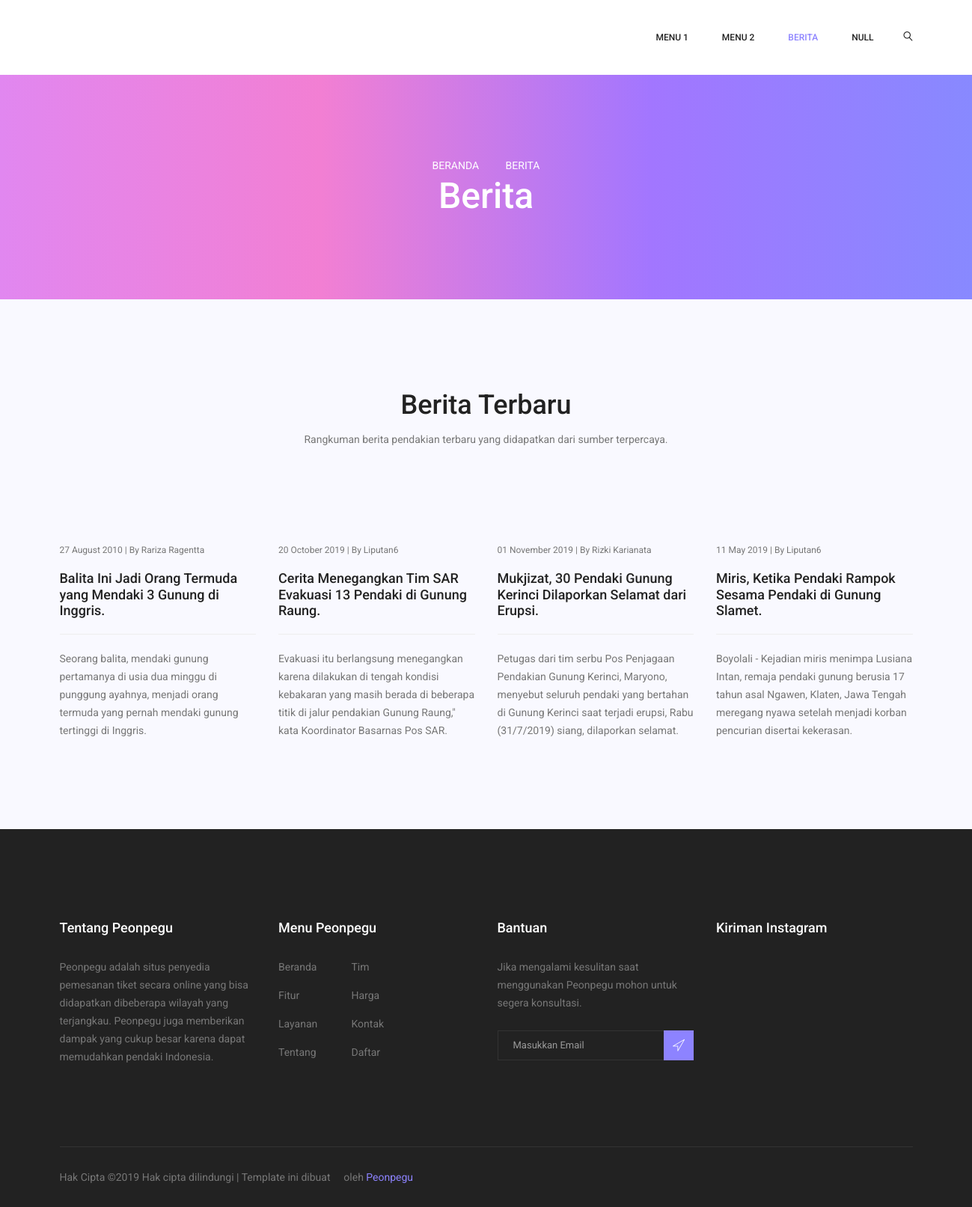
The page /User/berita.php on the database its author committed.
### tables this page shows
CREATE TABLE `berita` (
  `id_berita` int(11) NOT NULL,
  `id_penulis` int(11) NOT NULL DEFAULT 0,
  `penulis` varchar(250) DEFAULT NULL,
  `judul` varchar(250) DEFAULT NULL,
  `tanggal` date DEFAULT NULL,
  `ket_singkat` text DEFAULT NULL,
  `ket_singkat2` text DEFAULT NULL,
  `ket_lengkap` text DEFAULT NULL,
  `quotes` text DEFAULT NULL,
  `gambar` varchar(200) DEFAULT NULL
);

### User/berita.php (the view, shortened to what this page needs)
<?php
include '../koneksi.php';
$query2 = "SELECT * FROM berita ORDER BY id_berita ASC";
$exe2 = mysqli_query($conn,$query2);
?>
<!DOCTYPE html>
<html lang="en">
<head>
  <link rel="stylesheet" href="../css/bootstrap.css">
  <link rel="stylesheet" href="../vendors/linericon/style.css">
  <link rel="stylesheet" href="../css/font-awesome.min.css">
  <link rel="stylesheet" href="../vendors/owl-carousel/owl.carousel.min.css">
  <link rel="stylesheet" href="../vendors/lightbox/simpleLightbox.css">
  <link rel="stylesheet" href="../vendors/nice-select/css/nice-select.css">
  <link rel="stylesheet" href="../vendors/animate-css/animate.css">
  <link rel="stylesheet" href="../css/style.css">
  <link rel="stylesheet" href="../css/responsive.css">
</head>
<body>
  <header class="header_area">
    <div class="main_menu">
     <nav class="navbar navbar-expand-lg navbar-light">
       <div class="container box_1620">
      <div class="collapse navbar-collapse offset" id="navbarSupportedContent">
       <ul class="nav navbar-nav menu_nav ml-auto">
        <li class="nav-item submenu dropdown">
          <a  href="index.php" class="nav-link dropdown-toggle" data-toggle="dropdown" role="button" aria-haspopup="true" aria-expanded="false">Menu 1</a>
        </li>
        <li class="nav-item submenu dropdown">
          <a  href="index.php" class="nav-link dropdown-toggle" data-toggle="dropdown" role="button" aria-haspopup="true" aria-expanded="false">Menu 2</a>
        </li>
        <li class="nav-item active"><a class="nav-link" href="berita.php">Berita</a></li>
        <li class="nav-item submenu dropdown">
          <a class="nav-link dropdown-toggle" data-toggle="dropdown" role="button" aria-haspopup="true" aria-expanded="false" href="berita.php"><script type="text/javascript">document.write(tampil2)</script></a>
        </li>
      </ul>
      <ul class="nav navbar-nav navbar-right">
        <li class="nav-item"><a href="#" class="search"><i class="lnr lnr-magnifier"></i></a></li>
      </ul>
    </div>
  </div>
</nav>
</div>
</header>
<section class="banner_area">
  <div class="banner_inner d-flex align-items-center">
    <div class="container">
     <div class="banner_content text-center">
      <div class="page_link">
        <a href="index.php">Beranda</a>
        <a href="about-us.php">Berita</a>
      </div>
      <h2>Berita</h2>
    </div>
  </div>
</div>
</section>
<section class="latest_blog_area p_120">
 <div class="container">
  <div class="main_title">
   <h2>Berita Terbaru</h2>
   <p>Rangkuman berita pendakian terbaru yang didapatkan dari sumber terpercaya.</p>
 </div>
 <div class="row latest_blog_inner">
  <?php if(mysqli_num_rows($exe2)) { ?>
    <?php while($row2 = mysqli_fetch_array($exe2)) { ?>
      <div class="col-lg-3 col-md-6">
        <div class="l_blog_item">
         <div class="l_blog_img">
        </div>
        <div class="l_blog_text">
          <div class="date">
            <a href="#"><?php echo date('d F Y', strtotime($row2['tanggal']));?>  |  By <?php echo $row2['penulis'];?></a>
         </div>
         <a href="berita_detail.php?id_berita=<?php echo $row2['id_berita'];?>" onclick="location.href=this.href+'&id_user='+tampil;return false;"><h4><?php echo $row2['judul'];?></h4></a>
         <p><?php echo $row2['ket_singkat'];?></p>
       </div>
     </div>
   </div>
 <?php } ?>
<?php } ?>
</div>
</div>
</section>
<footer class="footer-area section_gap">
  <div class="container">
    <div class="row">
      <div class="col-lg-3  col-md-6 col-sm-6">
        <div class="single-footer-widget">
          <h6 class="footer_title">Tentang Peonpegu</h6>
          <p>Peonpegu adalah situs penyedia pemesanan tiket secara online yang bisa didapatkan dibeberapa wilayah yang terjangkau. Peonpegu juga memberikan dampak yang cukup besar karena dapat memudahkan pendaki Indonesia.</p>
        </div>
      </div>
      <div class="col-lg-3 col-md-6 col-sm-6">
        <div class="single-footer-widget">
          <h6 class="footer_title">Menu Peonpegu</h6>
          <div class="row">
            <div class="col-4">
              <ul class="list">
                <li><a href="#">Beranda</a></li>
                <li><a href="#">Fitur</a></li>
                <li><a href="#">Layanan</a></li>
                <li><a href="#">Tentang</a></li>
              </ul>
            </div>
            <div class="col-4">
              <ul class="list">
                <li><a href="#">Tim</a></li>
                <li><a href="#">Harga</a></li>
                <li><a href="#">Kontak</a></li>
                <li><a href="#">Daftar</a></li>
              </ul>
            </div>
          </div>
        </div>
      </div>
      <div class="col-lg-3 col-md-6 col-sm-6">
        <div class="single-footer-widget">
          <h6 class="footer_title">Bantuan</h6>
          <p>Jika mengalami kesulitan saat menggunakan Peonpegu mohon untuk segera konsultasi.</p>
          <div id="mc_embed_signup">
            <form target="_blank" action="https://spondonit.us12.list-manage.com/subscribe/post?u=1462626880ade1ac87bd9c93a&amp;id=92a4423d01" method="get" class="subscribe_form relative">
              <div class="input-group d-flex flex-row">
                <input name="EMAIL" placeholder="Masukkan Email" onfocus="this.placeholder = ''" onblur="this.placeholder = 'Masukkan Email '" required="" type="email">
                <button class="btn sub-btn"><span class="lnr lnr-location"></span></button>
              </div>
            </form>
          </div>
        </div>
      </div>
      <div class="col-lg-3 col-md-6 col-sm-6">
        <div class="single-footer-widget instafeed">
          <h6 class="footer_title">Kiriman Instagram</h6>
          <ul class="list instafeed d-flex flex-wrap">
          </ul>
        </div>
      </div>
    </div>
    <div class="border_line"></div>
    <div class="row footer-bottom d-flex justify-content-between align-items-center">
      <p class="col-lg-8 col-md-8 footer-text m-0">
        Hak Cipta &copy;<script>document.write(new Date().getFullYear());</script> Hak cipta dilindungi | Template ini dibuat <i class="fa fa-heart-o" aria-hidden="true"></i> oleh <a href="https://colorlib.com" target="_blank">Peonpegu</a>
        </p>
        <div class="col-lg-4 col-md-4 footer-social">
          <a href="#"><i class="fa fa-facebook"></i></a>
          <a href="#"><i class="fa fa-twitter"></i></a>
          <a href="#"><i class="fa fa-instagram"></i></a>
          <a href="#"><i class="fa fa-youtube"></i></a>
        </div>
      </div>
    </div>
  </footer>
</body>
</html>

### css/responsive.css (style rules this page uses)
@media (max-width:1619px) { .header_area .navbar .search { margin-left: 40px; } }

### rows shown on the page
berita: tanggal "27 August 2010", penulis "Rariza Ragentta", judul "Balita Ini Jadi Orang Termuda yang Mendaki 3 Gunung di Inggris.", ket_singkat "Seorang balita, mendaki gunung pertamanya di usia dua minggu di punggung ayahnya, menjadi orang termuda yang pernah mendaki gunung tertinggi di Inggris."
berita: tanggal "20 October 2019", penulis "Liputan6", judul "Cerita Menegangkan Tim SAR Evakuasi 13 Pendaki di Gunung Raung.", ket_singkat "Evakuasi itu berlangsung menegangkan karena dilakukan di tengah kondisi kebakaran yang masih berada di beberapa titik di jalur pendakian Gunung Raung,\" kata Koordinator Basarnas Pos SAR."
berita: tanggal "01 November 2019", penulis "Rizki Karianata", judul "Mukjizat, 30 Pendaki Gunung Kerinci Dilaporkan Selamat dari Erupsi.", ket_singkat "Petugas dari tim serbu Pos Penjagaan Pendakian Gunung Kerinci, Maryono, menyebut seluruh pendaki yang bertahan di Gunung Kerinci saat terjadi erupsi, Rabu (31/7/2019) siang, dilaporkan selamat."
berita: tanggal "11 May 2019", penulis "Liputan6", judul "Miris, Ketika Pendaki Rampok Sesama Pendaki di Gunung Slamet.", ket_singkat "Boyolali - Kejadian miris menimpa Lusiana Intan, remaja pendaki gunung berusia 17 tahun asal Ngawen, Klaten, Jawa Tengah meregang nyawa setelah menjadi korban pencurian disertai kekerasan."
